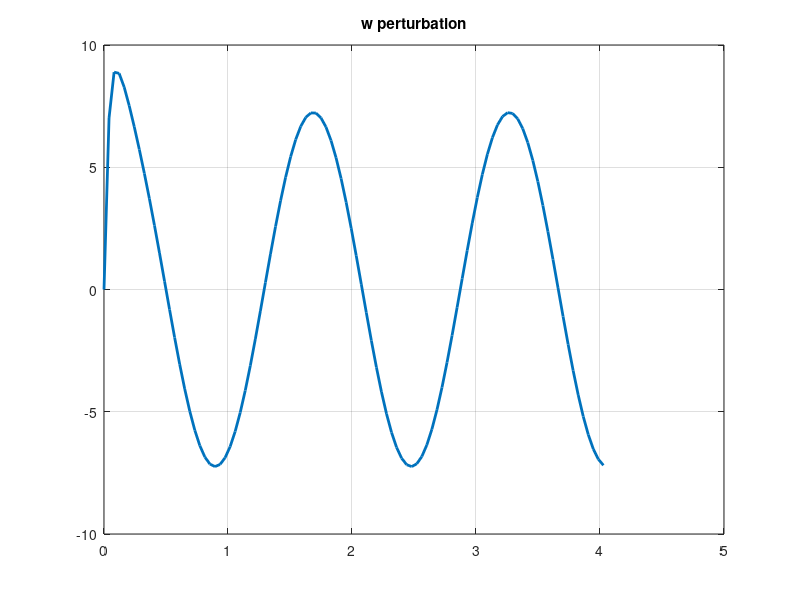
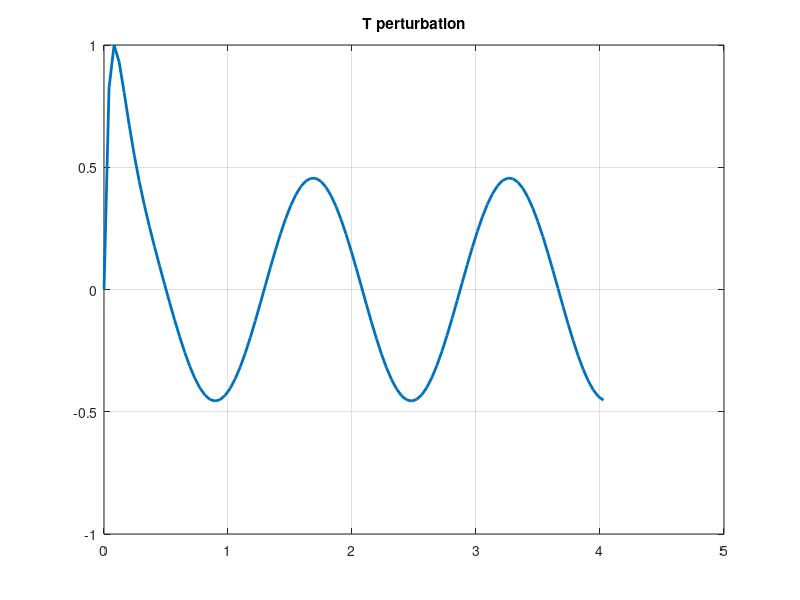

MATLAB code for these plots, in order:
% Given Ra_critic=1708 & K_critic=3.12 obtained in prac5a
% Let's plot the vertical velocity (its vertical profile) & Temperature

close all 
clear all
% We supose sigma=0 and ky=0 as we have rolls (v=0)
d=5e-3; %m
K=1.4e-7; %diffusion constat
Gamma=10000.0; %temperature gradient
k=3.12; %critic wavenumber
Ra=1708; %Critic Rayleigh number
z=linspace(0,4*pi/k,100);
C=K/(Gamma*d^2);
lam=(Ra/k^4)^(1/3);
q0=k*(lam-1)^.5;
q=k*(1+lam/2*(1+1i*sqrt(3)))^.5;
Q=[1i*q0 -1i*q0 q -q conj(q) -conj(q)];
Q=Q([1 3 5]);
%M=[cosh(Q*z); Q.*sinh(Q*z); Q.^4.*cosh(Q*z)-2*k^2*Q.^2.*cosh(Q*z)+k^4*cosh(Q*z)];
%M=[cosh(Q/2); Q.*sinh(Q/2); Q.^4.*cosh(Q/2)-2*k^2*Q.^2.*cosh(Q/2)+k^4*cosh(Q/2)];
% We know that M(1,:)=W; M(2,:)=DW; M(3,:)=(D^2-k^2)^2 and
% W=A*M(1,1)+B*M(1,2)+C*M(1,3) so we hace to find the coefficients A,B,C
% As the system is over ranked we will impose A=1. To obtain B and C then
% we proceed in this way:

W=zeros(1,length(z)); DW=zeros(1,length(z));DDW=zeros(1,length(z));
ii=1;
for zz=0:4*pi/(99*k):4*pi/k
M=[cosh(Q*zz); Q.*sinh(Q*zz); Q.^4.*cosh(Q*zz)-2*k^2*Q.^2.*cosh(Q*zz)+k^4*cosh(Q*zz)];
Mcoef=M(1:3,2:3);
b=[-M(1,1) -M(2,1) -M(3,1)]';
coef=Mcoef\b;
coef=[1; coef];
Wvec=cosh(Q(1)*zz)+coef(2)*cosh(Q(2)*zz)+coef(3)*cosh(Q(3)*zz);
W(1,ii)= Wvec;
DWvec=Q(1)*sinh(Q(1)*zz)+ coef(2)*Q(2)*sinh(Q(2)*zz)+coef(3)*Q(3)*sinh(Q(3)*zz);
DW(1,ii)= DWvec;
DDWvec=(Q(1)^4.*cosh(Q(1)*zz)-2*k^2*Q(1)^2.*cosh(Q(1)*zz)+k^4*cosh(Q(1)*zz))+coef(2)*(Q(2)^4.*cosh(Q(2)*zz)-2*k^2*Q(2)^2.*cosh(Q(2)*zz)+k^4*cosh(Q(2)*zz))...
    +coef(3)*(Q(3)^4.*cosh(Q(3)*zz)-2*k^2*Q(3)^2.*cosh(Q(3)*zz)+k^4*cosh(Q(3)*zz));
DDW(1,ii)= DDWvec;
ii=ii+1;
end


wpertvertaxis=C*real(W);
tpert=(1/(Ra*k^2))*real(DDW);
norm=max(tpert);
wpertaxisnorm=wpertvertaxis/norm;
tpertnorm=tpert/norm;
figure(1)
plot(z,wpertaxisnorm,'linewidth',2)
title('w perturbation')
grid on
figure(2)
plot(z,tpertnorm,'linewidth',2)
title('T perturbation')
grid on